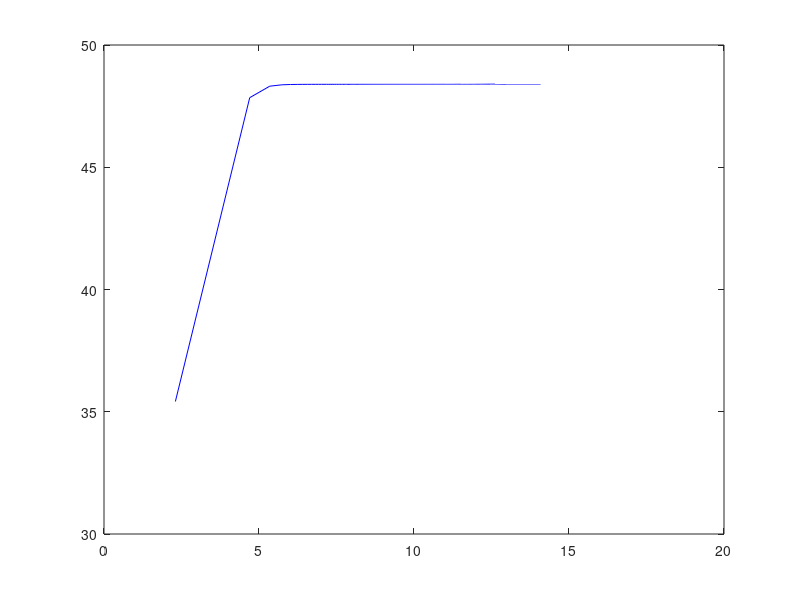
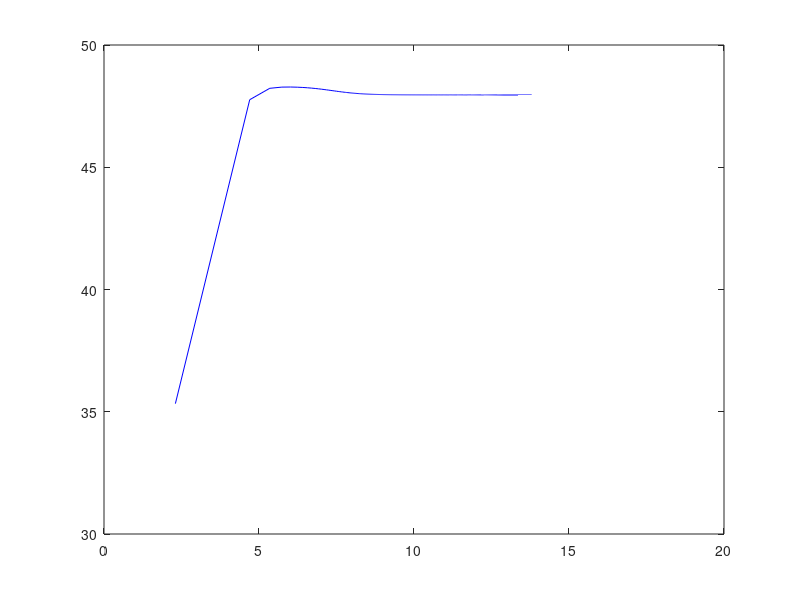

Here is the MATLAB script that generated these plots, in order:
%gain stage

VT=25e-3
BFN=178.7#beta
VAFN=69.7#alpha ??
RE1=100
RC1=1000
RB1=80000
RB2=20000
VBEON=0.7
VCC=12
RS=100


%DC analysis sem approx grosseira
RB=1/(1/RB1+1/RB2) %RB paralelo
VEQ=RB2/(RB1+RB2)*VCC #Voltage thevanin
IB1=(VEQ-VBEON)/(RB+(1+BFN)*RE1)
IC1=BFN*IB1 #IC1 = beta*IB1
IE1=(1+BFN)*IB1 #IE1 = IC1 + IB1
VE1=RE1*IE1
VO1=VCC-RC1*IC1 #lei dos nodos
VCE=VO1-VE1

%Capacitor in paralellel with RE
CE1 = 1e-3;

%Capacitor in series with RB
CB1 = 1e-3;

#AC analysis 
gm1=IC1/VT
rpi1=BFN/gm1
ro1=VAFN/IC1

AVI_DB_vec = zeros(1, 100);
AVI_vec = zeros(1, 100);
logfreq = zeros(1, 100);
ZO1_vec = zeros(1, 100);
ZI1_vec = zeros(1, 100);


jj= 1;

for freq = 10:100:10e6
omega = 2*pi*freq;

ZCE1 = 1/(I*omega*CE1); %bypass capacitor RE
RE1 = 1/((1/RE1 + 1/ZCE1));

RB = RB + 1/(I*omega*1e-3);
RSB=RB*RS/(RB+RS);


AV1 = RSB/RS * RC1*(RE1-gm1*rpi1*ro1)/((ro1+RC1+RE1)*(RSB+rpi1+RE1)+gm1*RE1*ro1*rpi1 - RE1^2); #gain
AVI_DB = 20*log10(abs(AV1));
AV1simple = RB/(RB+RS) * gm1*RC1/(1+gm1*RE1);
AVIsimple_DB = 20*log10(abs(AV1simple));

AVI_vec(jj) = AV1;
AVI_DB_vec(jj) = AVI_DB;
logfreq(jj) = log(freq);

ZI1 = 1/(1/RB+1/(((ro1+RC1+RE1)*(rpi1+RE1)+gm1*RE1*ro1*rpi1 - RE1^2)/(ro1+RC1+RE1)));
ZX = ro1*((RSB+rpi1)*RE1/(RSB+rpi1+RE1))/(1/(1/ro1+1/(rpi1+RSB)+1/RE1+gm1*rpi1/(rpi1+RSB)));
ZX = ro1*(   1/RE1+1/(rpi1+RSB)+1/ro1+gm1*rpi1/(rpi1+RSB)  )/(   1/RE1+1/(rpi1+RSB) );
ZO1 = 1/(1/ZX+1/RC1);

ZI1_vec(jj) = ZI1;
ZO1_vec(jj) = ZO1;

jj = jj +1;

endfor

hAC1 = figure();
plot(logfreq, AVI_DB_vec, "b");
print(hAC1, "gainAC1.eps", "-depsc");



%ouput stage

BFP = 227.3
VAFP = 37.2
RE2 = 100
VEBON = 0.7

%DC analysis2
VI2 = VO1
IE2 = (VCC-VEBON-VI2)/RE2
IC2 = BFP/(BFP+1)*IE2
VO2 = VCC - RE2*IE2

%coupling capacitor R2
C2 = 1e-6;

AV2_vec = zeros(1, 100);
ZO2_vec = zeros(1, 100);
ZI2_vec = zeros(1, 100);

jj = 1;

for freq = 10:100:10e6

omega = 2*pi*freq;
ZC2 = 1/(I*omega*C2)

gm2 = IC2/VT;
go2 = IC2/VAFP;
gpi2 = gm2/BFP;
ge2 = 1/(RE2 + ZC2);

%AC analysis2
AV2_vec(jj) = gm2/(gm2+gpi2+go2+ge2);
ZI2_vec(jj) = (gm2+gpi2+go2+ge2)/gpi2/(gpi2+go2+ge2);
ZO2_vec(jj) = 1/(gm2+gpi2+go2+ge2);

jj = jj +1;
endfor


AV_DBvec = zeros(1, 100);
ZO_vec = zeros(1, 100);

%total
jj= 1;

for freq = 10:100:10e6

omega = 2*pi*freq;
ZC2 = 1/(I*omega*C2);

gm2 = IC2/VT;
go2 = IC2/VAFP;
gpi2 = gm2/BFP;
ge2 = 1/(RE2 + ZC2);

gB = 1/(1/gpi2+ZO1_vec(jj));
AV = (gB+gm2/gpi2*gB)/(gB+ge2+go2+gm2/gpi2*gB)*AVI_vec(jj);
AV_DBvec(jj) = 20*log10(abs(AV));
ZI=ZI1_vec(jj);
ZO_vec(jj)=1/(go2+gm2/gpi2*gB+ge2+gB);

jj = jj +1;

endfor

hACtotal = figure();
plot(logfreq, AV_DBvec, "b");
print(hACtotal, "gainACtotal.eps", "-depsc");